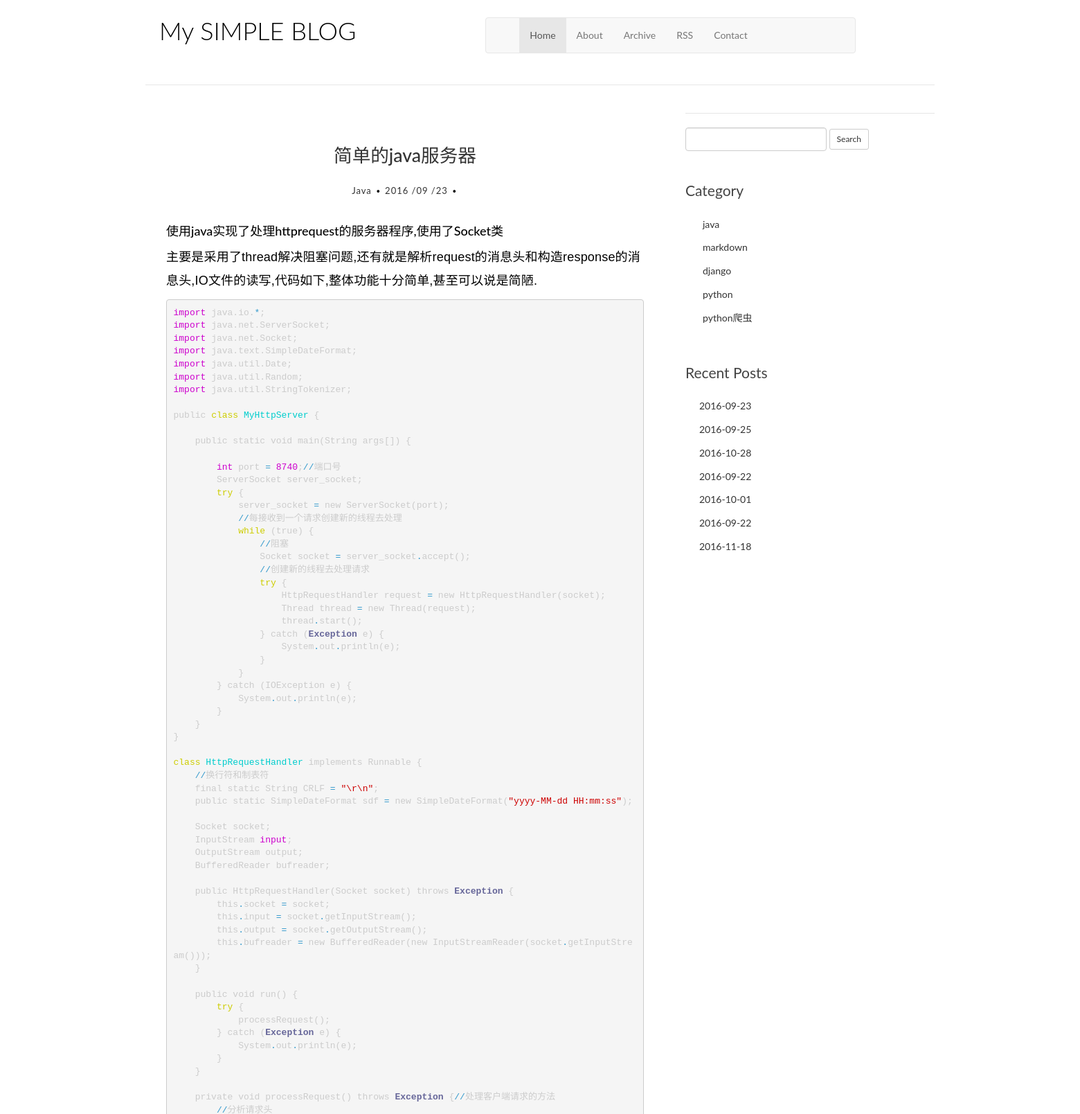
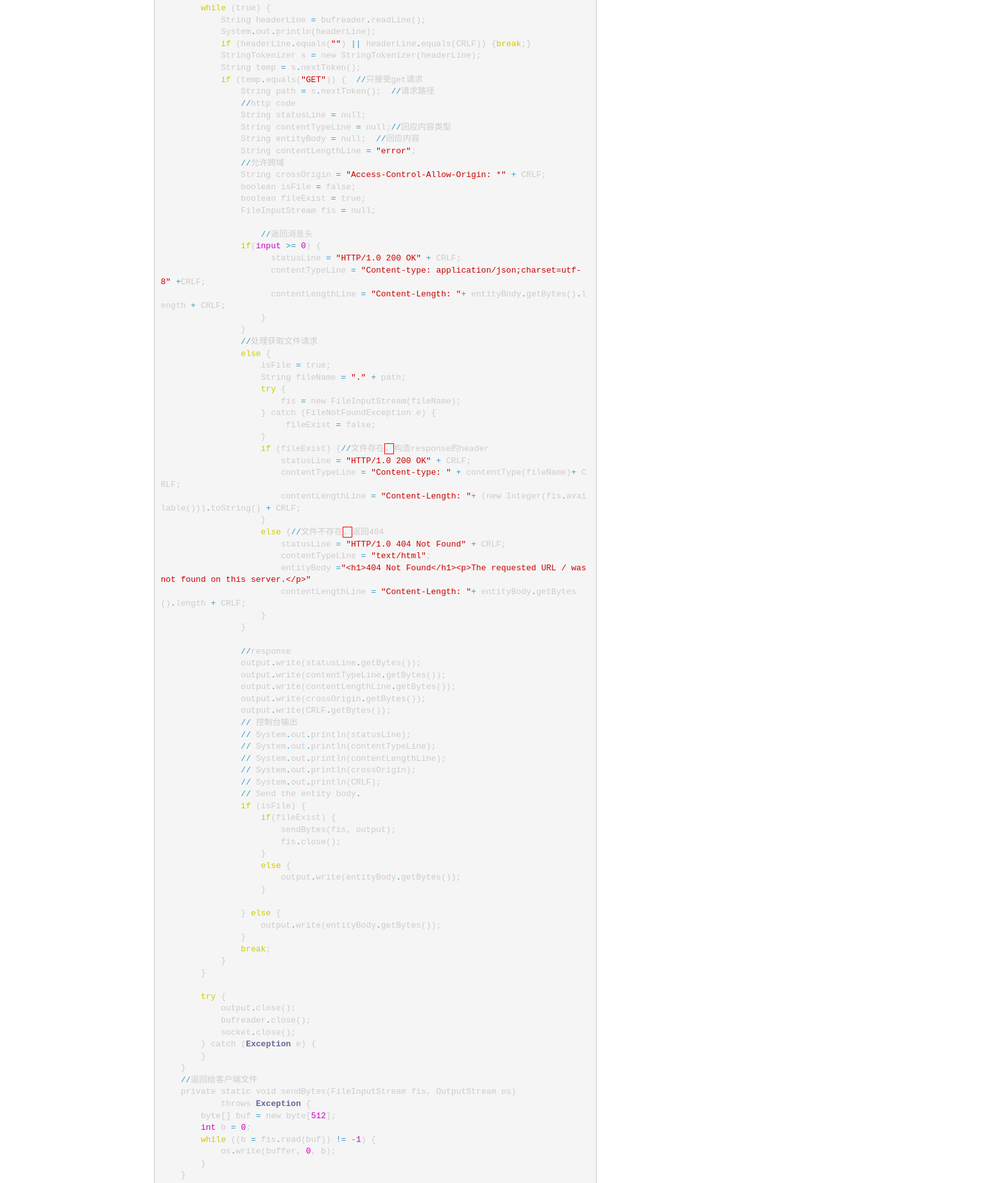
The app's page /post/4/ (upper part) with its own data (2 pictures, top to bottom).
### article/models.py (models this page shows, shortened)
class Article(models.Model):
    title = models.CharField(max_length=100)  # 题目
    category = models.CharField(max_length=50)  # 标签
    date_time = models.DateTimeField(auto_now_add=True)  # 日期
    content = models.TextField()  # 内容
    class Meta:  # 按id降序
        ordering = ['id']

### article/views.py (the view)
# urls.py: url(r'^post/(?P<id>\d+)/$', views.SingleView.as_view(), name='single'),
class SingleView(BaseView):
    template_name = 'single.html'
    context_object_name = 'post'
    def get_queryset(self):
        try:
            post = Article.objects.get(id=self.kwargs['id'])
        except:
            raise Http404
        return post

### article/forms.py
class SearchForm(forms.Form):
    q=forms.CharField(widget=forms.TextInput(
        attrs={'class': 'form-control'}),
        max_length=50,
        required=False,label="")

### article/templatetags/my_markdown.py (called while the page is built)
@register.filter(is_safe=True)  #注册template filter
@stringfilter  #希望字符串作为参数
def my_markdown(value):
    return mark_safe(markdown.markdown(value,
                                       extensions = ['markdown.extensions.fenced_code', 'markdown.extensions.codehilite'],
                                       safe_mode=True,
                                       enable_attributes=False))

### article/views.py (called while the page is built)
    def get_context_data(self, **kwargs):
        context = super(BaseView, self).get_context_data(**kwargs)
        context['item_list'] = Article.objects.values('category','date_time').order_by('category').distinct()
        context['count']=Article.objects.count()
        return context

### templates/single.html (shortened to what this page needs)
{% extends "base.html"%}
{% load my_markdown %}
{% block content%}
<main class="col-md-8">
    <article class="post post-1">
        <header class="entry-header">
            <h1 class="entry-title">
                <a>{{post.title}}</a>
            </h1>
            <div class="entry-meta">
                <span class="post-category"><a href="#">{{post.category}}</a></span>
                <span class="post-date"><a href="#">{{post.date_time|date:"Y /m /d"}}</a></span>
            </div>
        </header>
        <div class="entry-content clearfix">
            <p> {{post.content|my_markdown}}</p>
        </div>
    </article>
</main>
{% endblock %}

### article/static/style/custom.css (style rules this page uses)
* { outline: none; }
h1, h2, h3, h4, h5, h6 { margin-top: 0; }
a { color: #333; }
body { color: #444; font-family: 'Lato', sans-serif; }
p { font-family: 'Ubuntu', sans-serif; font-weight: 400; word-spacing: 1px; letter-spacing: 0.01em; }
.post { background: #fff; padding: 30px 30px 0; }
.entry-title { text-align: center; font-size: 1.9em; margin-bottom: 20px; line-height: 1.6; padding: 10px 20px 0; }
.entry-meta { text-align: center; color: #DDDDDD; font-size: 13px; letter-spacing: 1px; margin-bottom: 30px; }
.entry-content { font-size: 18px; line-height: 1.9; font-weight: 300; color: #000; }
.post-category, .post-date, .post-author { position: relative; padding-right: 15px; }
.post-category::after, .post-date::after, .post-author::after { position: absolute; content: '.'; color: #000; font-size: 30px; top: -22px; right: 1px; }

### article/static/style/vim.css (style rules this page uses)
.codehilite .err { color: #cccccc; border: 1px solid #FF0000 }
.codehilite .k { color: #cdcd00 }
.codehilite .n { color: #cccccc }
.codehilite .o { color: #3399cc }
.codehilite .p { color: #cccccc }
.codehilite .kn { color: #cd00cd }
.codehilite .nb { color: #cd00cd }
.codehilite .nc { color: #00cdcd }
.codehilite .ne { color: #666699; font-weight: bold }
.codehilite .nn { color: #cccccc }
.codehilite .w { color: #cccccc }
.codehilite .mi { color: #cd00cd }
.codehilite .s2 { color: #cd0000 }
.codehilite .se { color: #cd0000 }

### records on screen
Article: title "简单的java服务器", category "Java", date_time "2016 /09 /23", content|my_markdown "使用java实现了处理httprequest的服务器程序,使用了Socket类 主要是采用了thread解决阻塞问题,还有就是解析request的消息头和构造response的消息头,IO文件的读写,代码如下,整体功能十分简单,甚至可以说是简陋. import java.io. * ; import java.net.ServerSocket ; import java.net.Socket ; import java.text.SimpleDateFormat ; import java.util.Date ; import java.util.Random ; import java.util.StringTokenizer ; public class MyHttpServer { public static void main ( String args []) { int port = 8740 ; // 端口号 ServerSocket server_socket ; try { server_socket = new ServerSocket ( port ); // 每接收到一个请求创建新的线程去处理 while ( true ) { // 阻塞 Socket socket = server_socket . accept (); // 创建新的线程去处理请求 try { HttpRequestHandler request = new HttpRequestHandler ( socket ); Thread thread = new Thread (…"

### other values on screen
{{ post.category|lower }} "java" "markdown" "django" "python" "python爬虫"
{{ post.date_time|date:"Y-m-d" }} "2016-09-23" "2016-09-25" "2016-10-28" "2016-09-22" "2016-10-01" "2016-09-22" "2016-11-18"
